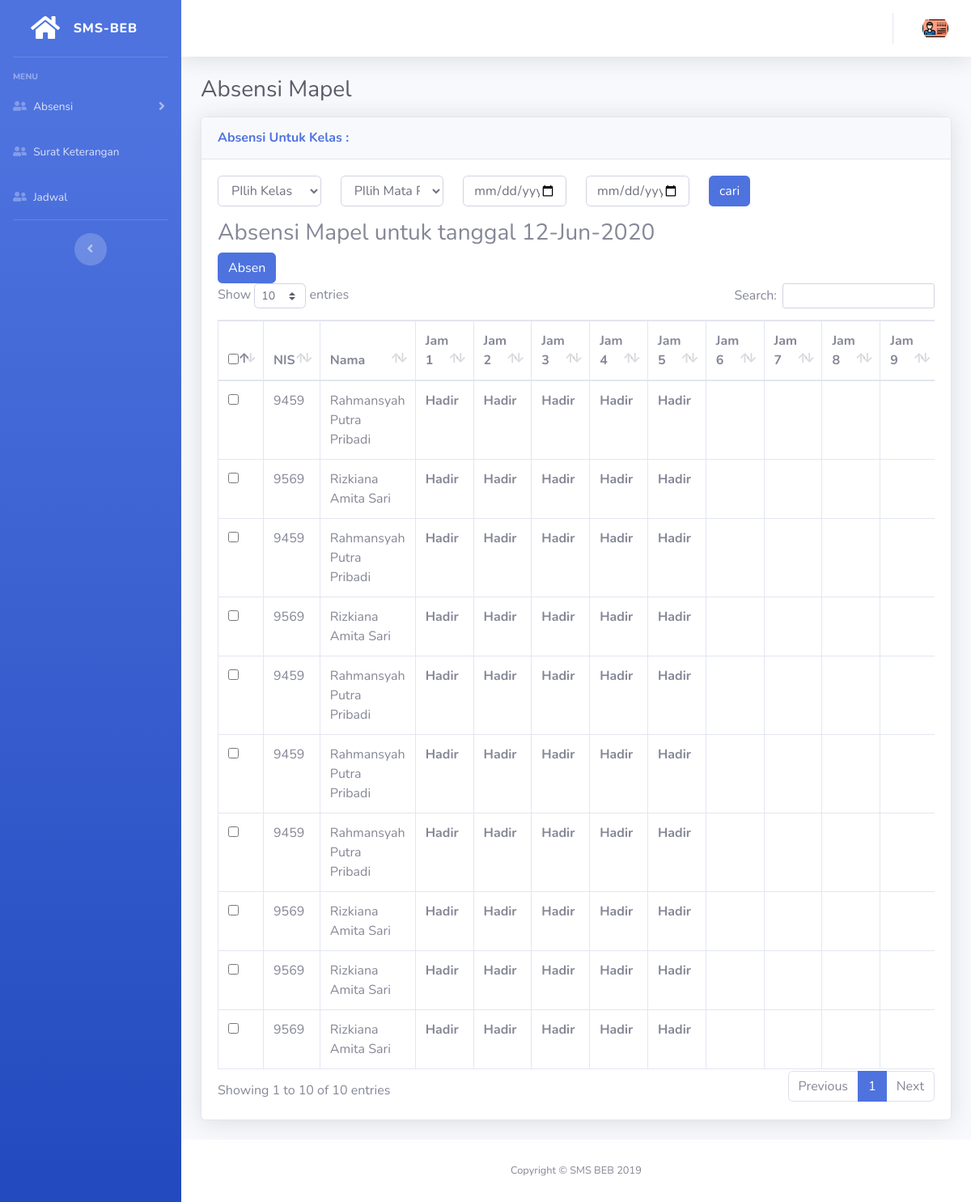
The app's page /index.php/guru/absen/absensi_mapel with its own data.
### tables this page shows
CREATE TABLE `tb_siswa` (
  `nis` varchar(11) NOT NULL,
  `nama` varchar(30) NOT NULL,
  `email` varchar(50) NOT NULL,
  `password` varchar(50) NOT NULL,
  `jenis_kelamin` tinyint(1) NOT NULL,
  `id_kelas` varchar(5) NOT NULL,
  `alamat` varchar(100) NOT NULL,
  `tempat_lahir` varchar(50) NOT NULL,
  `tanggal_lahir` date NOT NULL,
  `no_hp` varchar(13) NOT NULL,
  `kode` enum('User') DEFAULT NULL,
  `foto` varchar(100) NOT NULL
);

CREATE TABLE `tb_absen_pelajaran` (
  `id` int(6) NOT NULL,
  `nis` varchar(11) NOT NULL,
  `id_kelas` varchar(5) NOT NULL,
  `id_mapel` int(11) NOT NULL,
  `nip` int(11) NOT NULL,
  `jam` tinyint(2) NOT NULL,
  `status_absen` enum('Hadir','Izin','Sakit','Alpha') NOT NULL,
  `tanggal` timestamp NOT NULL DEFAULT current_timestamp()
);

### application/views/guru/layout/content.php (called while the page is built)
<?php
include str_replace("system", "application/views/guru/content", BASEPATH)."/$content.php";
 ?>

### application/controllers/guru/Absen.php (called while the page is built, shortened)
<?php
class Absen extends CI_Controller {
	function __construct()
  	{
		$this->low = "absensi";
    }
    public function absensi_mapel(){
        $data['title'] = "Data $this->low";
		$data['kelas'] = $this->db->query("SELECT tk.* FROM tb_kelas tk JOIN tb_jadwal tj ON tk.id=tj.id_kelas GROUP BY tk.nama")->result_array();
		$data['mapel'] = $this->db->query("SELECT tm.* FROM tb_mapel tm JOIN tb_jadwal tj ON tm.id=tj.id_mapel WHERE tj.nip='$_SESSION[nip]' GROUP BY tm.nama")->result_array();
        $where = "";
        $data['ql'] = $this->db->query("SELECT ts.nama, ts.nis, ta.tanggal,ta.status_absen, tm.nama as mapel, ta.id_mapel FROM tb_absen_pelajaran ta JOIN tb_siswa ts on ta.nis=ts.nis JOIN tb_mapel tm ON ta.id_mapel=tm.id $where GROUP BY ta.id_mapel")->result_array();
		$data['content'] = "$this->low/mapel";
		$data['query_mysql'] = $this->db->get("tb_absen_harian")->result_array();
        $this->load->view('guru/index',$data);
    }
}

### index.php (called while the page is built, shortened)
<?php
require_once BASEPATH.'core/CodeIgniter.php';

### application/views/guru/content/absensi/mapel.php (the view, shortened to what this page needs)
<div class="container-fluid">
  <div class="d-sm-flex align-items-center justify-content-between mb-3">
    <span class="h3 mb-0 text-gray-800">Absensi Mapel</span>
  </div>
  <div class="card shadow mb-4">
    <div class="card-header py-3">
      <h6 class="m-0 font-weight-bold text-primary">
      Absensi Untuk Kelas : </h6>
    </div>
    <div class="card-body">
      <form action="" method="POST">
        <div class="row">
          <div class="form-group col-md-2">
            <select name="kelas" id="kelas_change" class="form-control">
            <option value="">PIlih Kelas</option>
            </select>
          </div>
          <div class="form-group col-md-2">
            <select name="mapel" id="mapel" class="form-control">
            <option value=" ">PIlih Mata Pelajaran</option>
            </select>
          </div>
          <div class="form-group col-md-4">
            <div class="row">
                <div class="col-md-6">
                  <input type="date" name="start_date" placeholder="tanggal awal" class="form-control">
                </div>
                <div class="col-md-6">
                  <input type="date" name="end_date"  placeholder="tanggal akhir" class="form-control">
                </div>
            </div>
          </div>
          <div class="form-group col-md-1">
                <input type="submit" name="cari" value="cari" class="btn btn-primary btn-block">
          </div>
        </div>
      </form>
    <h3>Absensi Mapel untuk tanggal <?= date("d-M-Y") ?></h3>
    <a href="<?= base_url('guru/absen/add') ?>"><button class="btn btn-primary">Absen</button></a>
    <table class="table table-bordered dataTable" id="dataTable">
        <thead>
          <tr>
              <th><input type="checkbox" name="all"  id="check-all"></th>
              <th>  NIS</th>
              <th>Nama</th>
              <?php
              for ($i=1; $i <=10 ; $i++) {
              ?>
              <th>Jam <?= $i ?></th>
              <?php } ?>
          </tr>
        </thead>
        <tbody>
        <?php
        foreach ($ql as $data) {
        ?>
        <tr>
            <td><input type="checkbox"  id="Check1"></td>
            <td><?= $data["nis"] ?></td>
            <td><?= $data["nama"] ?></td>
            <?php
            $ci=& get_instance();
            for ($i=1; $i <=10 ; $i++) {
              if (isset($_POST['mapel'])) {
                if ("" != trim($_POST['mapel'])) {
                  $qur = $ci->db->query("SELECT * FROM tb_absen_pelajaran  WHERE jam=$i AND nis='$data[nis]' and id_mapel='$data[id_mapel]'")->row_array();
                }else{
                  $qur = $ci->db->query("SELECT * FROM tb_absen_pelajaran  WHERE jam=$i AND nis='$data[nis]'")->row_array();
                }
              }else{
                $qur = $ci->db->query("SELECT * FROM tb_absen_pelajaran  WHERE jam=$i AND nis='$data[nis]'")->row_array();
              }
              $d = $qur;
            ?>
            <th><?= $d['status_absen'] ?></th>
            <?php } ?>
        </tr>
            <?php } ?>
            </tbody>
    </table>
    </div>
  </div>
</div>

### records on screen
tb_siswa: nis "9459", nama "Rahmansyah Putra Pribadi"
tb_absen_pelajaran: status_absen "Hadir"
tb_absen_pelajaran: status_absen "Hadir"
tb_absen_pelajaran: status_absen "Hadir"
tb_absen_pelajaran: status_absen "Hadir"
tb_absen_pelajaran: status_absen "Hadir"
tb_siswa: nis "9569", nama "Rizkiana Amita Sari"
tb_absen_pelajaran: status_absen "Hadir"
tb_absen_pelajaran: status_absen "Hadir"
tb_absen_pelajaran: status_absen "Hadir"
tb_absen_pelajaran: status_absen "Hadir"
tb_absen_pelajaran: status_absen "Hadir"
